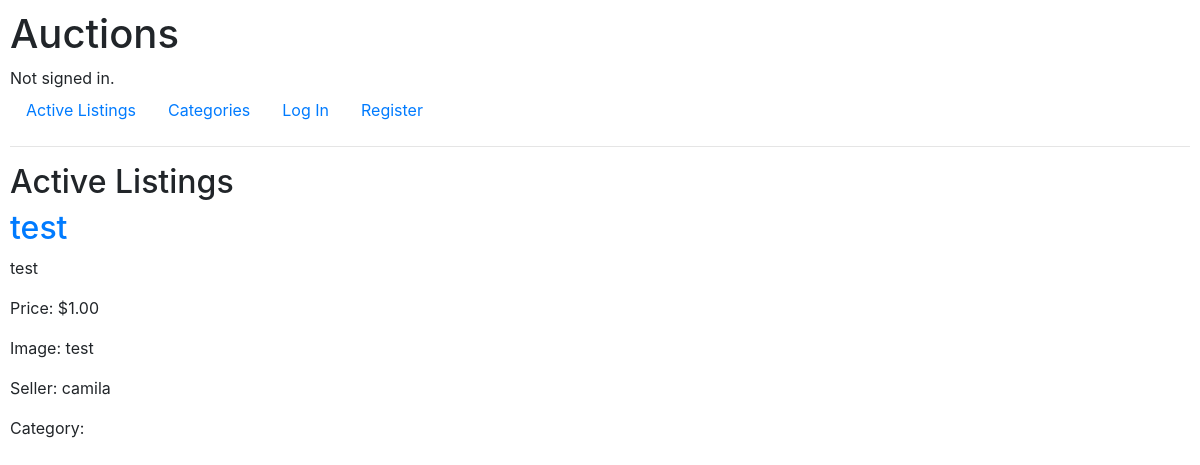
The app's page /, older data.
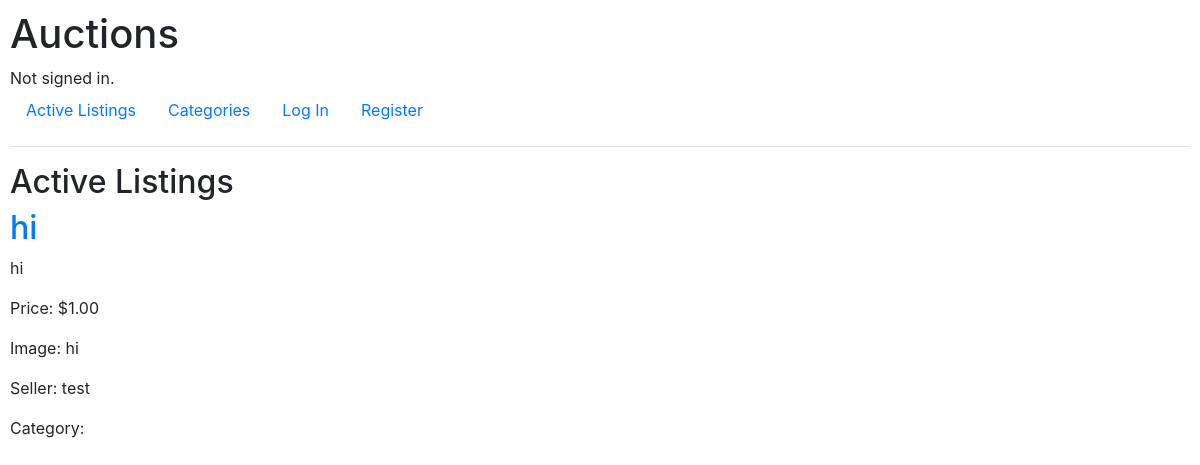
The same page, newer data.
### auctions/models.py (models this page shows, shortened)
class Listing(models.Model):
    title = models.CharField(max_length=64)
    description = models.CharField(max_length=64)
    starting_bid = models.DecimalField(max_digits=9, decimal_places=2, default=0)
    seller = models.ManyToManyField(User, blank=True, related_name="listing")
    seller_username = models.CharField(max_length=64, default="")
    img_url = models.CharField(max_length=64, blank=True)
    category = models.CharField(max_length=64, choices=CATEGORIES, default="art")
    in_watchlist = models.BooleanField(default=False)
    current_price = models.DecimalField(max_digits=9, decimal_places=2, default=0)
    is_active = models.BooleanField()
    current_winner = models.ManyToManyField(User, blank=True, related_name="won_bid")
    current_winner_username = models.CharField(max_length=64, blank=True, default="")

### auctions/views.py (the view)
# urls.py: path("", views.index, name="index"),
def index(request):
    return render(request, "auctions/index.html", {
        "listings": Listing.objects.filter(is_active=True),
        "is_watchlist": False,
        "is_category": False
    })

### auctions/templates/auctions/index.html
{% extends "auctions/layout.html" %}
{% block body %}
    {% if is_category %}
        <h2>{{ is_category|title }}</h2>
    {% elif is_watchlist %}
        <h2>Watchlist</h2>
    {% else %}
        <h2>Active Listings</h2>
    {% endif %}
    {% for listing in listings %}
        <div>
            <h2><a href="{% url 'listings' listing.id %}">{{ listing.title }}</a></h2>
            <p>{{ listing.description }}</p>
            <p>Price: ${{ listing.starting_bid }}</p>
            <p>Image: {{ listing.img_url }}</p>
            <p>Seller: {{ listing.seller_username }}</p>
            <p>Category: {{ listing.category_id }}</p>
        </div>
        <br>
    {% endfor %}
{% endblock %}

Row changes from the older to the newer data that the page shows:
no longer on this page (row edited): Listing: title "test", description "test", starting_bid "1.00", img_url "test", seller_username "camila"
added Listing: title "hi", description "hi", starting_bid "1.00", img_url "hi", seller_username "test"
